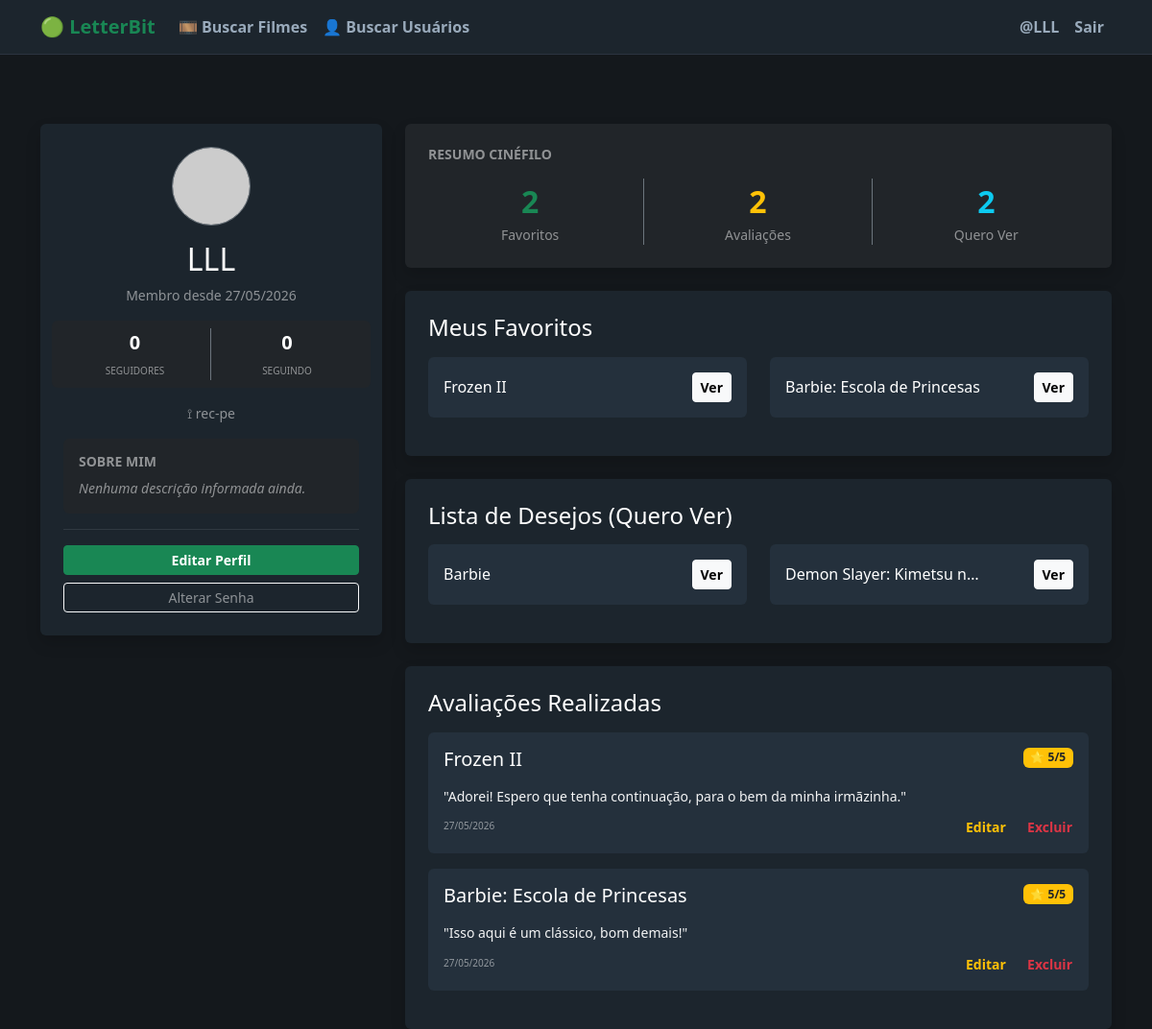
The app's page /profile/ (signed in), older data.
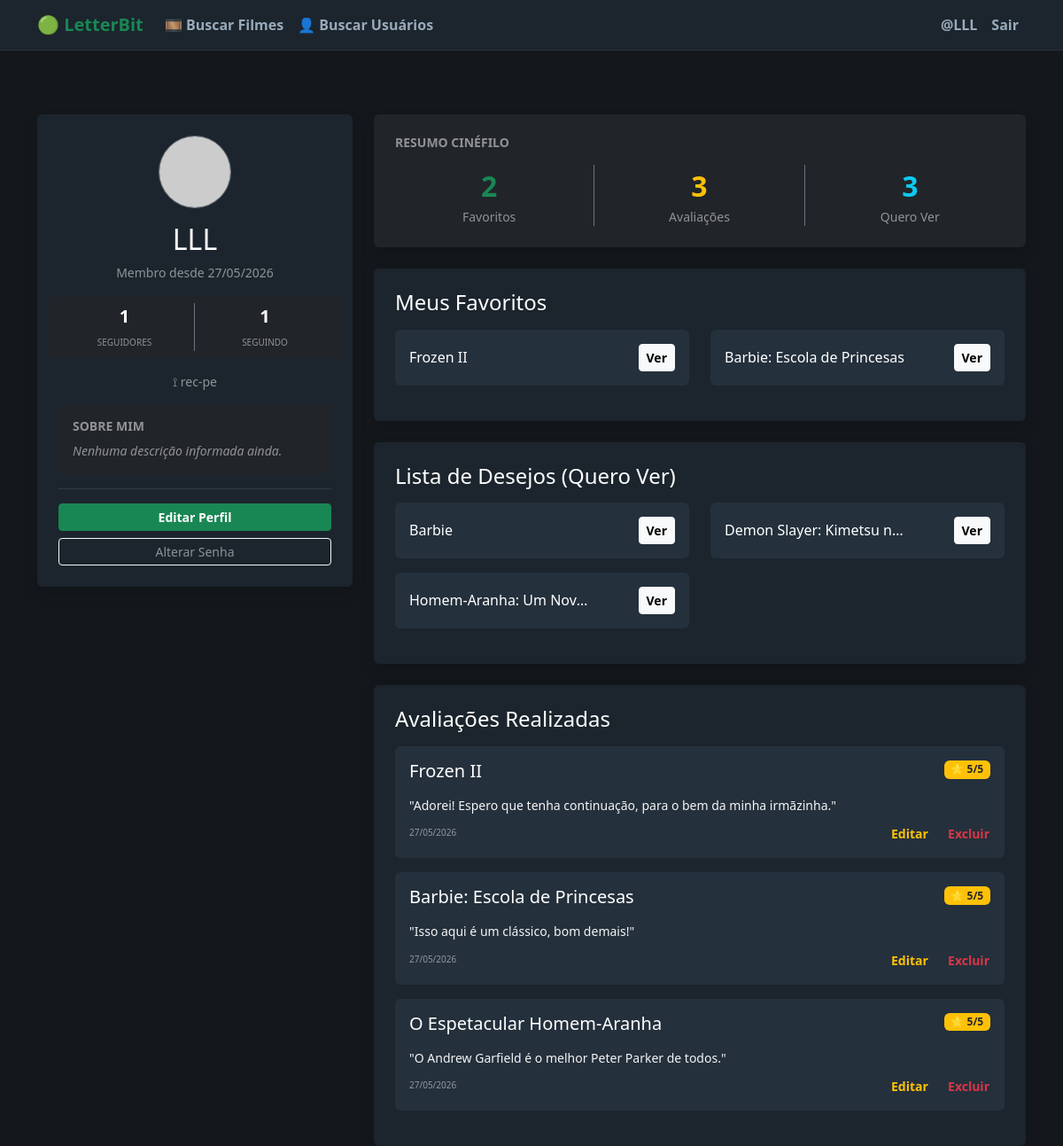
The same page, newer data.
### interactions/models.py (models this page shows, shortened)
class Favorite(models.Model):
    user = models.ForeignKey(settings.AUTH_USER_MODEL, on_delete=models.CASCADE, related_name='favorites')
    movie = models.ForeignKey(Movie, on_delete=models.CASCADE, related_name='favorited_by')
    created_at = models.DateTimeField(auto_now_add=True)
    class Meta:
        unique_together = ['user', 'movie']

class Watchlist(models.Model):
    user = models.ForeignKey(settings.AUTH_USER_MODEL, on_delete=models.CASCADE, related_name='watchlist')
    movie = models.ForeignKey(Movie, on_delete=models.CASCADE, related_name='watchlist_by')
    created_at = models.DateTimeField(auto_now_add=True)
    class Meta:
        unique_together = ['user', 'movie']

class Review(models.Model):
    user = models.ForeignKey(settings.AUTH_USER_MODEL, on_delete=models.CASCADE, related_name='reviews')
    movie = models.ForeignKey(Movie, on_delete=models.CASCADE, related_name='reviews')
    rating = models.IntegerField(choices=[(1, '1★'), (2, '2★'), (3, '3★'), (4, '4★'), (5, '5★')])
    comment = models.TextField(blank=True)
    created_at = models.DateTimeField(auto_now_add=True)
    updated_at = models.DateTimeField(auto_now=True)
    class Meta:
        unique_together = ['user', 'movie']

### movies/models.py (models this page shows, shortened)
class Movie(models.Model):
    id = models.AutoField(primary_key=True)
    tmdb_id = models.IntegerField(unique=True, blank=True, null=True)
    title = models.CharField(max_length=255)
    overview = models.TextField(blank=True, null=True)
    release_date = models.CharField(max_length=20, blank=True, null=True)
    poster_path = models.CharField(max_length=500, blank=True, null=True)
    vote_average = models.FloatField(blank=True, null=True)

### users/views.py (the view)
# urls.py: path('profile/', views.profile_view, name='profile'),
@login_required
def profile_view(request, username=None):
    if username is None:
        target_user = request.user
        is_own_profile = True
    else:
        target_user = get_object_or_404(User, username=username)
        is_own_profile = (target_user == request.user)
    profile, created = Profile.objects.get_or_create(user=target_user)
    my_profile, _ = Profile.objects.get_or_create(user=request.user)
    is_following = my_profile.following.filter(pk=profile.pk).exists()
    is_locked = (not is_own_profile) and profile.is_private and (not is_following)
    if not is_locked:
        user_reviews = Review.objects.filter(user=target_user).select_related('movie')
        user_favorites = Favorite.objects.filter(user=target_user).select_related('movie')
        user_watchlist = Watchlist.objects.filter(user=target_user).select_related('movie')
    else:
        user_reviews = Review.objects.none()
        user_favorites = Favorite.objects.none()
        user_watchlist = Watchlist.objects.none()
    try:
        followers_count = profile.followers.count()
    except AttributeError:
        followers_count = Profile.objects.filter(following=profile).count()
    context = {
        'target_user': target_user,
        'username': target_user.username,
        'email': target_user.email,
        'bio': profile.bio,
        'location': profile.location,
        'date_joined': target_user.date_joined,
        'is_private': profile.is_private,
        'is_own_profile': is_own_profile,
        'is_following': is_following,
        'is_locked': is_locked,
        'user_reviews': user_reviews,
        'user_favorites': user_favorites,
        'user_watchlist': user_watchlist,
        'followers_count': followers_count,
        'following_count': profile.following.count(),
    }
    return render(request, 'users/profile.html', context)

### users/templates/users/profile.html (shortened to what the changed rows need)
{% extends 'base.html' %}
{% block content %}
<div class="container mt-5">
    <div class="row justify-content-center">
        <div class="col-md-4 mb-4">
            <div class="card shadow border-0 text-white" style="background-color: #1c252d;">
                <div class="card-body p-4 text-center">
                    <h2 class="text-white">
                        {{ username }}
                    </h2>
                    <div class="row my-3 text-center bg-dark p-2 rounded">
                        <div class="col-6 border-end border-secondary">
                            {% if is_locked %}
                                <span class="fw-bold text-white d-block fs-5">{{ followers_count }}</span>
                                <small class="text-white-50 text-uppercase" style="font-size: 10px;">Seguidores</small>
                            {% else %}
                                <a href="{% url 'user_followers' username %}" class="text-decoration-none d-block">
                                    <span class="fw-bold text-white d-block fs-5">{{ followers_count }}</span>
                                    <small class="text-white-50 text-uppercase" style="font-size: 10px;">Seguidores</small>
                                </a>
                            {% endif %}
                        </div>
                        <div class="col-6">
                            {% if is_locked %}
                                <span class="fw-bold text-white d-block fs-5">{{ following_count }}</span>
                                <small class="text-white-50 text-uppercase" style="font-size: 10px;">Seguindo</small>
                            {% else %}
                                <a href="{% url 'user_following' username %}" class="text-decoration-none d-block">
                                    <span class="fw-bold text-white d-block fs-5">{{ following_count }}</span>
                                    <small class="text-white-50 text-uppercase" style="font-size: 10px;">Seguindo</small>
                                </a>
                            {% endif %}
                        </div>
                    </div>
                </div>
            </div>
        </div>
        <div class="col-md-8">
            {% if is_locked %}
                <div class="card shadow border-0 text-center p-5 text-white" style="background-color: #1c252d; min-height: 300px; display: flex; justify-content: center; align-items: center;">
                    <div class="p-4">
                        <span class="display-1 d-block mb-3">🔒︎</span>
                        <h4 class="fw-bold text-white">Esta conta é Privada</h4>
                        <p class="text-white-50">Siga @{{ username }} para ver suas avaliações, filmes favoritos e listas de reprodução.</p>
                    </div>
                </div>
            {% else %}
                <div class="card shadow border-0 mb-4 bg-dark text-white">
                    <div class="card-body p-4">
                        <h5 class="text-white-50 text-uppercase small mb-3 fw-bold">Resumo Cinéfilo</h5>
                        <div class="row text-center">
                            <div class="col-4 border-end border-secondary">
                                <span class="fs-2 fw-bold text-success">{{ user_favorites.count }}</span>
                                <p class="text-white-50 small mb-0">Favoritos</p>
                            </div>
                            <div class="col-4 border-end border-secondary">
                                <span class="fs-2 fw-bold text-warning">{{ user_reviews.count }}</span>
                                <p class="text-white-50 small mb-0">Avaliações</p>
                            </div>
                            <div class="col-4">
                                <span class="fs-2 fw-bold text-info">{{ user_watchlist.count }}</span>
                                <p class="text-white-50 small mb-0">Quero Ver</p>
                            </div>
                        </div>
                    </div>
                </div>
                <div class="card shadow border-0 mb-4 text-white" style="background-color: #1c252d;">
                    <div class="card-body p-4">
                        <h4 class="mb-3 text-white">Meus Favoritos</h4>
                        <div class="row">
                            {% for favorite in user_favorites %}
                                <div class="col-md-6 mb-3">
                                    <div class="card h-100 border-0" style="background-color: #24303c;">
                                        <div class="card-body d-flex justify-content-between align-items-center">
                                            <h6 class="mb-0 text-truncate text-white" style="max-width: 70%;">{{ favorite.movie.title }}</h6>
                                            <a href="/movies/{{ favorite.movie.tmdb_id }}/" class="btn btn-sm btn-light fw-bold">Ver</a>
                                        </div>
                                    </div>
                                </div>
                            {% empty %}
                                <p class="text-white-50 small ps-2">Nenhum filme favorito listado.</p>
                            {% endfor %}
                        </div>
                    </div>
                </div>
                <div class="card shadow border-0 mb-4 text-white" style="background-color: #1c252d;">
                    <div class="card-body p-4">
                        <h4 class="mb-3 text-white">Lista de Desejos (Quero Ver)</h4>
                        <div class="row">
                            {% for item in user_watchlist %}
                                <div class="col-md-6 mb-3">
                                    <div class="card h-100 border-0" style="background-color: #24303c;">
                                        <div class="card-body d-flex justify-content-between align-items-center">
                                            <h6 class="mb-0 text-truncate text-white" style="max-width: 70%;">{{ item.movie.title }}</h6>
                                            <a href="/movies/{{ item.movie.tmdb_id }}/" class="btn btn-sm btn-light fw-bold">Ver</a>
                                        </div>
                                    </div>
                                </div>
                            {% empty %}
                                <p class="text-white-50 small ps-2">A lista de assistir está vazia.</p>
                            {% endfor %}
                        </div>
                    </div>
                </div>
                <div class="card shadow border-0 text-white" style="background-color: #1c252d;">
                    <div class="card-body p-4">
                        <h4 class="mb-3 text-white">Avaliações Realizadas</h4>
                        {% for review in user_reviews %}
                            <div class="card mb-3 border-0" style="background-color: #24303c;">
                                <div class="card-body">
                                    <div class="d-flex justify-content-between align-items-start">
                                        <h5 class="text-white">{{ review.movie.title }}</h5>
                                        <span class="badge bg-warning text-dark fw-bold">⭐ {{ review.rating }}/5</span>
                                    </div>
                                    <p class="text-white small mt-2 mb-2" style="opacity: 0.95;">"{{ review.comment }}"</p>
                                    <div class="d-flex justify-content-between align-items-center">
                                        <small class="text-white-50 text-uppercase" style="font-size: 10px;">{{ review.created_at|date:"d/m/Y" }}</small>
                                        {% if is_own_profile %}
                                        <div>
                                            <button class="btn btn-sm btn-link text-warning p-0 text-decoration-none me-3 fw-bold" type="button" data-bs-toggle="collapse" data-bs-target="#edit-review-{{ review.id }}">Editar</button>
                                            <a href="{% url 'interactions:delete_review' review.id %}" class="btn btn-sm btn-link text-danger p-0 text-decoration-none fw-bold">Excluir</a>
                                        </div>
                                        {% endif %} </div>
                                </div>
                            </div>
                        {% empty %}
                            <p class="text-white-50 small ps-2">Nenhuma avaliação encontrada.</p>
                        {% endfor %}
                    </div>
                </div>
            {% endif %}
        </div>
    </div>
</div>
{% endblock %}

Row changes from the older to the newer data that the page shows:
added Watchlist: movie "Homem-Aranha: Um Nov…"
added Review: movie "O Espetacular Homem-Aranha", rating "5", comment "O Andrew Garfield é o melhor Peter Parker de todos.", created_at "27/05/2026"
Text that changed along with them:
{{ followers_count }}: "0" → "1"
{{ following_count }}: "0" → "1"
{{ user_reviews.count }}: "2" → "3"
{{ user_watchlist.count }}: "2" → "3"
